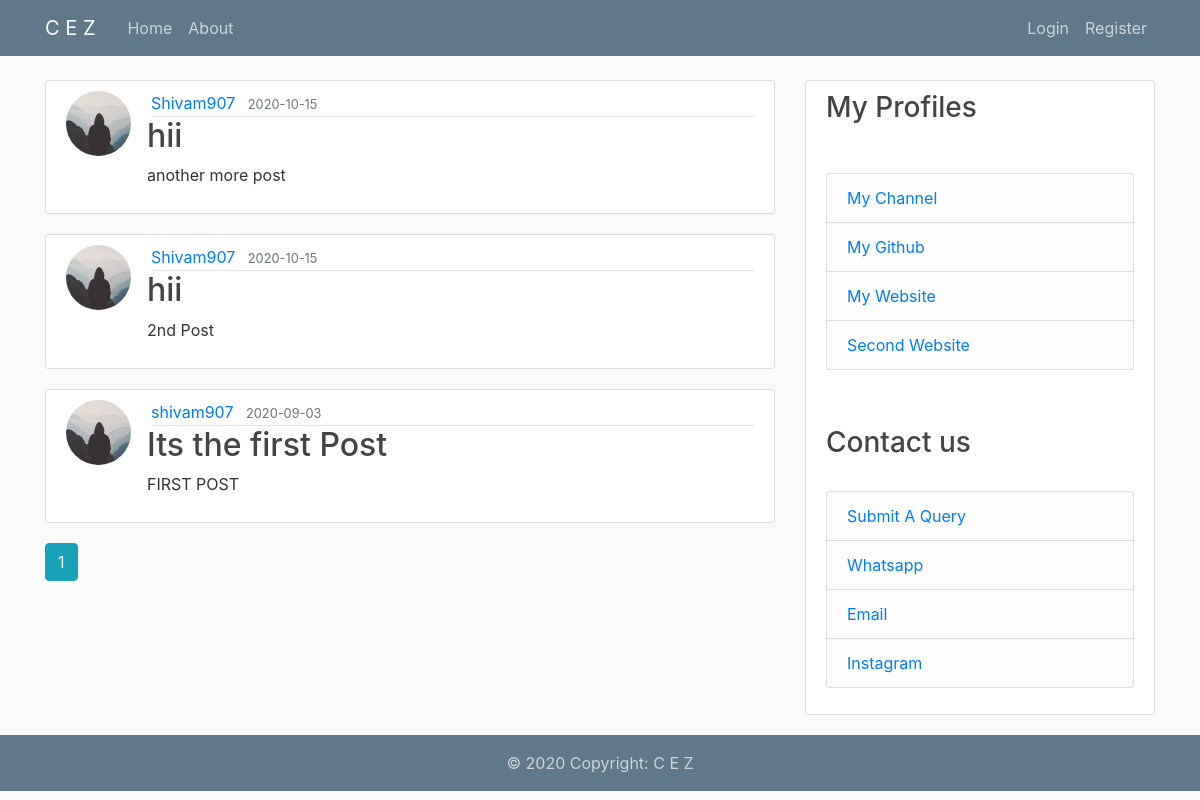
Page /home on the earlier database version.
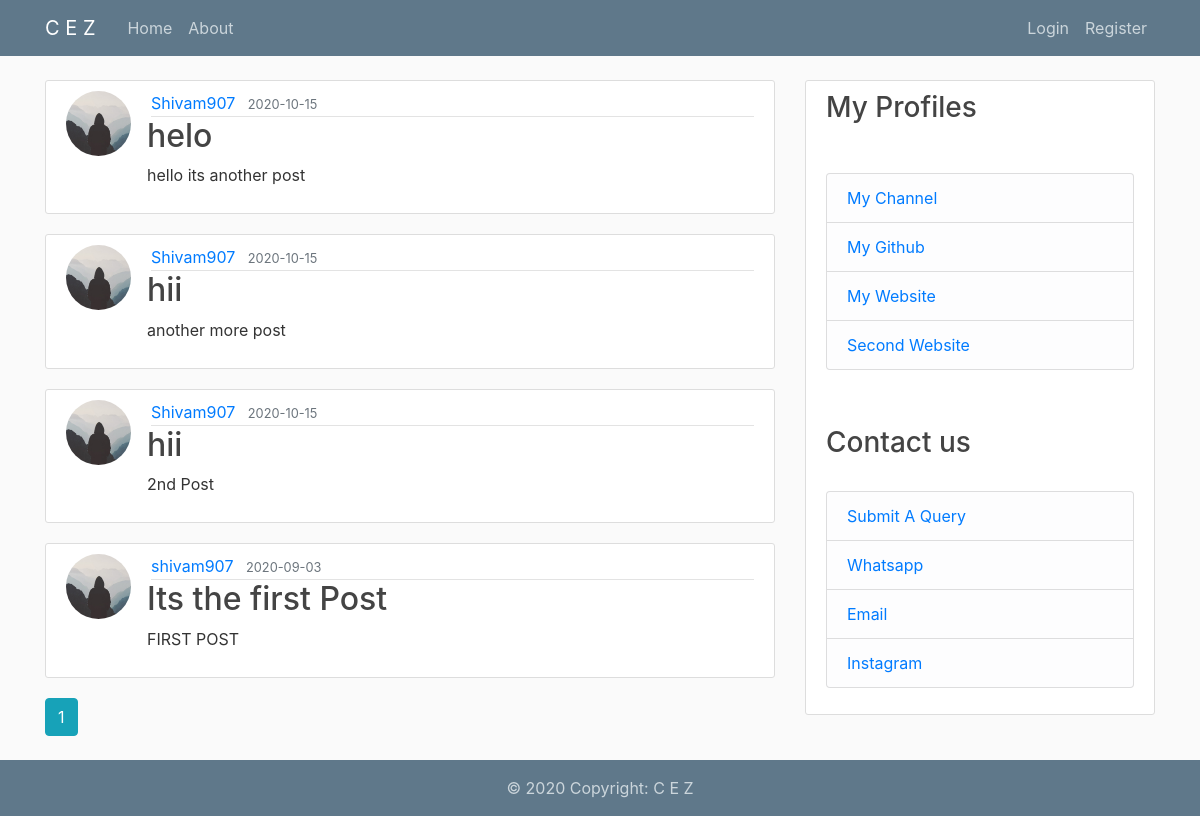
Same page on the later database version.
### flaskblog/models.py (models this page shows, shortened)
class Post(db.Model):
    id = db.Column(db.Integer, primary_key=True)
    title = db.Column(db.String(100), nullable=False)
    date_posted = db.Column(db.DateTime, nullable=False, default=datetime.utcnow)
    content = db.Column(db.Text, nullable=False)
    user_id = db.Column(db.Integer, db.ForeignKey('user.id'), nullable=False)
    img_file = db.Column(db.String(20), nullable=False, default='default.jpg'), '{self.img_file}'

class User(db.Model, UserMixin):
    id = db.Column(db.Integer, primary_key=True)
    username = db.Column(db.String(20), unique=True, nullable=False)
    email = db.Column(db.String(120), unique=True, nullable=False)
    image_file = db.Column(db.String(20), nullable=False, default='default.jpg')
    password = db.Column(db.String(60), nullable=False)
    posts = db.relationship('Post', backref='author', lazy=True)

### flaskblog/routes.py (the view)
@app.route("/")
@app.route("/home")
def home():
    page = request.args.get('page', 1, type=int)
    posts = Post.query.order_by(Post.date_posted.desc()).paginate(page=page, per_page=5)
    return render_template('home.html', posts=posts)

### flaskblog/templates/home.html
{% extends "layout.html" %}
{% block content %}
{% for post in posts.items %}
        <article class="media content-section">
          <img class="rounded-circle article-img" src="{{ url_for('static', filename='profile_pics/' + post.author.image_file) }}">
          <div class="media-body">
            <div class="article-metadata">
              <a class="mr-2" href="{{ url_for('user_posts', username=post.author.username) }}">{{ post.author.username }}</a>
              <small class="text-muted">{{ post.date_posted.strftime('%Y-%m-%d') }}</small>
            </div>
            <h2><a class="article-title" href="{{ url_for('post', post_id=post.id) }}">{{ post.title }}</a></h2>
            <p class="article-content">{{ post.content }}</p>
          </div>
        </article>
    {% endfor %}
    {% for page_num in posts.iter_pages(left_edge=1, right_edge=1, left_current=1, right_current=2) %}
      {% if page_num %}
        {% if posts.page == page_num %}
          <a class="btn btn-info mb-4" href="{{ url_for('home', page=page_num) }}">{{ page_num }}</a>
        {% else %}
          <a class="btn btn-outline-info mb-4" href="{{ url_for('home', page=page_num) }}">{{ page_num }}</a>
        {% endif %}
      {% else %}
        ...
      {% endif %}
    {% endfor %}
{% endblock content %}

### flaskblog/templates/layout.html (shortened to what this page needs)
<!DOCTYPE html>
<html>
<head>
    <link rel="stylesheet" href="https://maxcdn.bootstrapcdn.com/bootstrap/4.0.0/css/bootstrap.min.css">
    <link rel="stylesheet" type="text/css" href="{{ url_for('static', filename='main.css') }}">
</head>
<body>
    <header class="site-header">
        <nav class="navbar navbar-expand-md navbar-dark bg-steel fixed-top">
            <div class="container">
                <a class="navbar-brand mr-4" href="/">
                    C E Z</a>
                <div class="collapse navbar-collapse" id="navbarToggle">
                    <div class="navbar-nav mr-auto">
                        <a class="nav-item nav-link" href="{{ url_for('home') }}">Home</a>
                        <a class="nav-item nav-link" href="{{ url_for('about') }}">About</a>
                    </div>
                    <div class="navbar-nav">
                        {% if current_user.is_authenticated %}
                        <a class="nav-item nav-link" href="{{ url_for('new_post') }}">New Post</a>
                        <a class="nav-item nav-link" href="{{ url_for('account') }}">Profile</a>
                        <a class="nav-item nav-link" href="{{ url_for('logout') }}">Logout</a> {% else %}
                        <a class="nav-item nav-link" href="{{ url_for('login') }}">Login</a>
                        <a class="nav-item nav-link" href="{{ url_for('register') }}">Register</a> {% endif %}
                    </div>
                </div>
            </div>
        </nav>
    </header>
    <main role="main" class="container">
        <div class="row">
            <div class="col-md-8">
                 {% block content %}{% endblock %}
            </div>
            <div class="col-md-4">
                <div class="content-section">
                    <h3>My Profiles</h3><br>
                    <p class='text-muted'>
                        <ul class="list-group">
                            <li class="list-group-item list-group-item-light"><a href="https://www.youtube.com/creativeexpertz">My Channel</a></li>
                            <li class="list-group-item list-group-item-light"><a href="https://github.com/shivam907">My Github</a></li>
                            <li class="list-group-item list-group-item-light"><a href="{{ url_for('site') }}">My Website</a></li>
                            <li class="list-group-item list-group-item-light"><a href="https://techiecoder.com">Second Website</a></li>
                        </ul>
                    </p>
                    <br>
                    <p class='text-muted'>
                        <h3>Contact us</h3><br>
                        <ul class="list-group">
                            <li class="list-group-item list-group-item-light"><a href="{{ url_for('contact') }}">Submit A Query</a></li>
                            <li class="list-group-item list-group-item-light"><a href="http://wa.me/+918968969929">Whatsapp</a></li>
                            <li class="list-group-item list-group-item-light"><a href="mailto:shivam@cez.co.in">Email</a></li>
                            <li class="list-group-item list-group-item-light"><a href="https://instagram.com/creativeexpertz">Instagram</a></li>
                        </ul>
                    </p>
                </div>
            </div>
        </div>
    </main>
    <footer class="page-footer font-small blue" style="background-color: #5f788a">
        <div class="footer-copyright text-center py-3 fot">© 2020 Copyright:
            <a class="fotlink" href="https://cez.co.in/"> C E Z</a>
        </div>
    </footer>
</body>
</html>

### flaskblog/static/main.css (style rules this page uses)
body { background: #fafafa; color: #333333; margin-top: 5rem; }
h1, h2, h3, h4, h5, h6 { color: #444444; }
.bg-steel { background-color: #5f788a; }
.site-header .navbar-nav .nav-link { color: #cbd5db; }
.content-section { background: #ffffff; padding: 10px 20px; border: 1px solid #dddddd; border-radius: 3px; margin-bottom: 20px; }
.article-title { color: #444444; }
.article-content { white-space: pre-line; }
.article-img { height: 65px; width: 65px; margin-right: 16px; }
.article-metadata { padding-bottom: 1px; margin-left: 4px; border-bottom: 1px solid #e3e3e3 }
.fot { color: #cbd5db; }
.fotlink { color: #cbd5db; }

### flaskblog/templates/layout.html (style rules this page uses)
img { width: 40px; height: 40px; }

Differences in the rows shown:
added Post: image_file (placeholder picture), author.username "Shivam907", date_posted "2020-10-15", title "helo", content "hello its another post"
